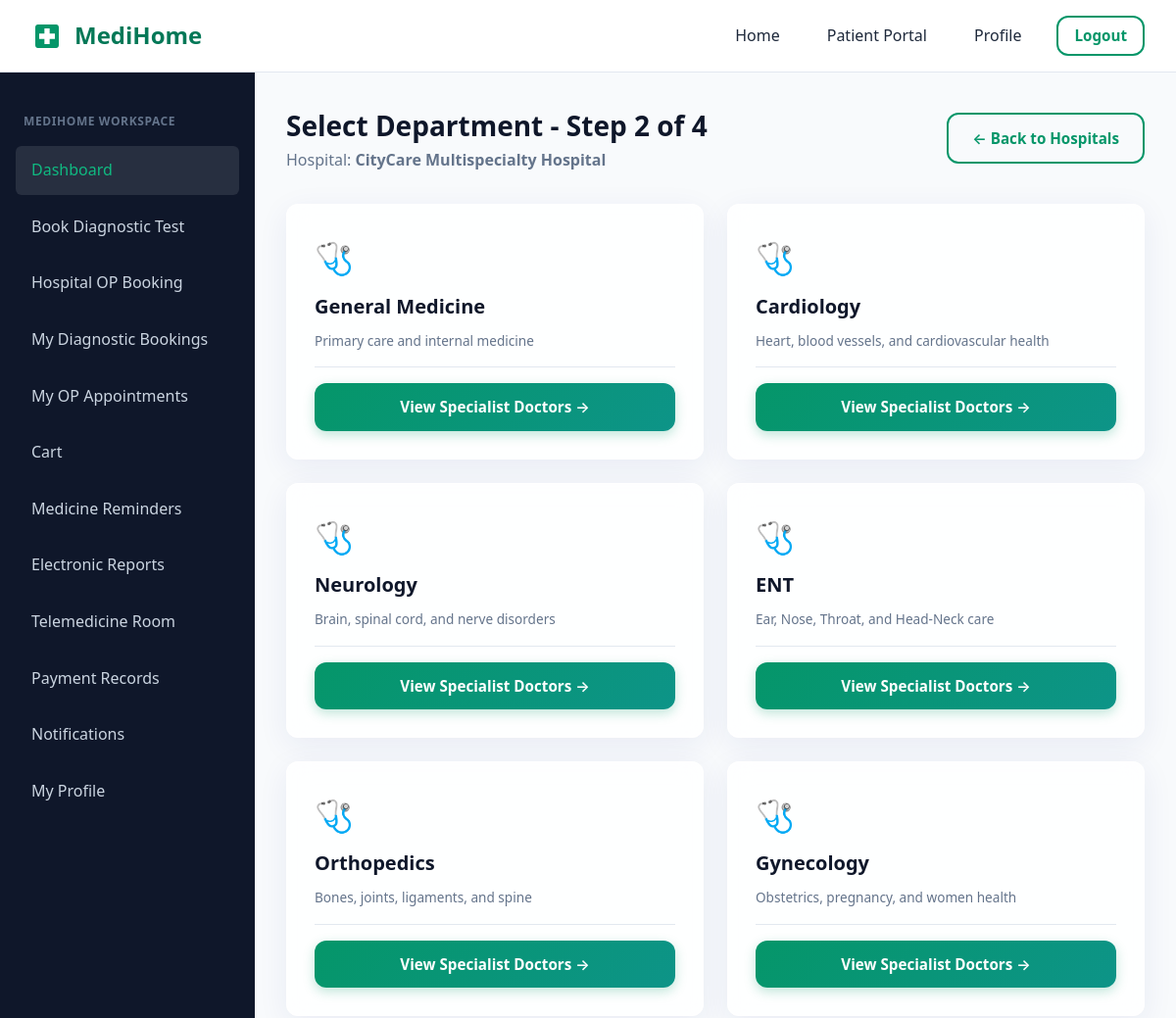
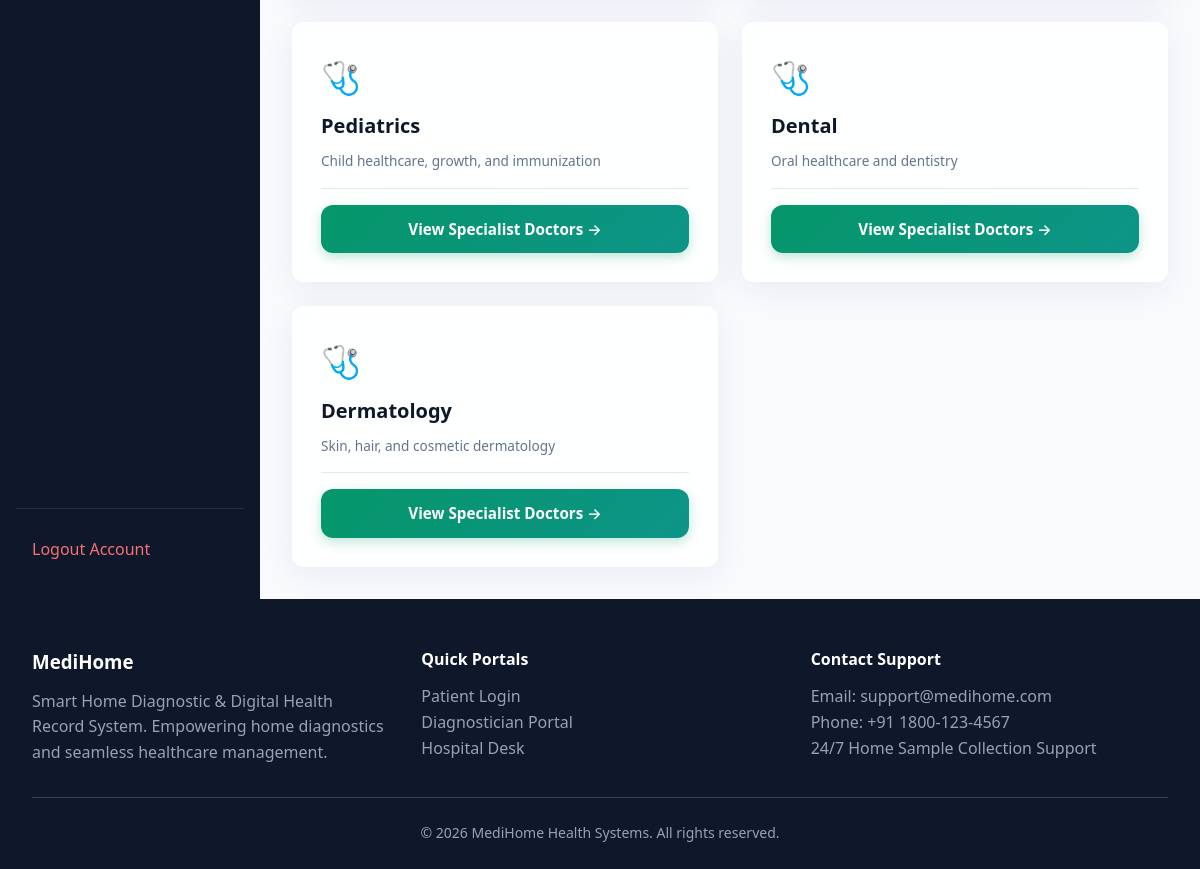
Page /hospitals/op-booking/hospital/1/ (signed in) on the committed database (2 pictures, top to bottom).
### hospitals/models.py (models this page shows, shortened)
class HospitalProfile(models.Model):
    user = models.OneToOneField(settings.AUTH_USER_MODEL, on_delete=models.CASCADE, related_name='hospital_profile')
    hospital_name = models.CharField(max_length=150)
    license_number = models.CharField(max_length=50)
    gst_number = models.CharField(max_length=50)
    emergency_contact = models.CharField(max_length=20)
    working_hours = models.CharField(max_length=100, default='24/7 Emergency & OPD 09:00 AM - 08:00 PM')
    address = models.TextField()
    latitude = models.DecimalField(max_digits=9, decimal_places=6, blank=True, null=True)
    longitude = models.DecimalField(max_digits=9, decimal_places=6, blank=True, null=True)
    logo = models.ImageField(upload_to='hospital_logos/', blank=True, null=True)
    is_approved_by_admin = models.BooleanField(default=False)
    created_at = models.DateTimeField(auto_now_add=True)

class Department(models.Model):
    STANDARD_DEPARTMENTS = [
        'General Medicine', 'Cardiology', 'Neurology', 'ENT',
        'Orthopedics', 'Gynecology', 'Pediatrics', 'Dental', 'Dermatology'
    ]
    hospital = models.ForeignKey(HospitalProfile, on_delete=models.CASCADE, related_name='departments')
    name = models.CharField(max_length=100)
    description = models.TextField(blank=True, null=True)
    class Meta:
        unique_together = ('hospital', 'name')

### hospitals/views.py (the view)
# urls.py: path('op-booking/hospital/<int:hospital_id>/', views.op_booking_departments_view, name='op_booking_departments'),
@patient_required
def op_booking_departments_view(request, hospital_id):
    hospital = get_object_or_404(HospitalProfile, id=hospital_id, is_approved_by_admin=True)
    departments = Department.objects.filter(hospital=hospital)
    return render(request, 'hospitals/op_booking_departments.html', {'hospital': hospital, 'departments': departments})

### accounts/models.py (called while the page is built)
    def is_patient(self):
        return self.role == self.Role.PATIENT

### templates/hospitals/op_booking_departments.html (shortened to what this page needs)
{% extends 'dashboard_base.html' %}
{% block dashboard_content %}
<div class="dashboard-header">
    <div>
        <h2 style="font-size: 1.75rem; color: var(--dark);">Select Department - Step 2 of 4</h2>
        <p style="color: var(--text-secondary);">Hospital: <strong>{{ hospital.hospital_name }}</strong></p>
    </div>
    <a href="{% url 'hospitals:op_booking' %}" class="btn btn-outline">← Back to Hospitals</a>
</div>
<div style="display: grid; grid-template-columns: repeat(auto-fill, minmax(280px, 1fr)); gap: 1.5rem;">
    {% for dept in departments %}
    <div class="glass-card" style="display: flex; flex-direction: column; justify-content: space-between;">
        <div>
            <div style="font-size: 2rem; margin-bottom: 0.5rem;">🩺</div>
            <h3 style="font-size: 1.25rem; color: var(--dark); font-weight: 700; margin-bottom: 0.5rem;">{{ dept.name }}</h3>
            <p style="font-size: 0.85rem; color: var(--text-secondary);">{{ dept.description|default:"Specialized clinical department" }}</p>
        </div>
        <div style="border-top: 1px solid var(--border); padding-top: 1rem; margin-top: 1rem;">
            <a href="{% url 'hospitals:op_booking_doctors' dept.id %}" class="btn btn-primary" style="width: 100%; text-align: center;">
                View Specialist Doctors →
            </a>
        </div>
    </div>
    {% empty %}
    <div class="glass-card" style="grid-column: 1 / -1; text-align: center; padding: 3rem;">
        <h3 style="color: var(--text-secondary);">No departments created yet for this hospital.</h3>
    </div>
    {% endfor %}
</div>
{% endblock %}

### static/css/style.css (style rules this page uses)
:root { --primary: #059669; --primary-hover: #047857; --primary-light: #d1fae5; --secondary: #0d9488; --accent: #10b981; --dark: #0f172a; --dark-surface: #1e293b; --text-primary: #1e293b; --text-secondary: #64748b; --text-muted: #94a3b8; --bg-light: #f8fafc; --white: #ffffff; --border: #e2e8f0; --shadow-sm: 0 1px 2px 0 rgba(0, 0, 0, 0.05); --shadow-md: 0 4px 6px -1px rgba(0, 0, 0, 0.1), 0 2px 4px -1px rgba(0, 0, 0, 0.06); --shadow-lg: 0 10px 15px -3px rgba(0, 0, 0, 0.1), 0 4px 6px -2px rgba(0, 0, 0, 0.05); --glass-bg: rgba(255, 255, 255, 0.85); --glass-border: rgba(255, 255, 255, 0.6); --glass-shadow: 0 8px 32px 0 rgba(31, 38, 135, 0.07); --radius-sm: 6px; --radius-md: 12px; --radius-lg: 20px; --transition: all 0.25s cubic-bezier(0.4, 0, 0.2, 1); }
* { margin: 0; padding: 0; box-sizing: border-box; }
body { font-family: system-ui, -apple-system, BlinkMacSystemFont, 'Segoe UI', Roboto, Oxygen, Ubuntu, Cantarell, 'Open Sans', 'Helvetica Neue', sans-serif; background-color: var(--bg-light); color: var(--text-primary); line-height: 1.6; min-height: 100vh; display: flex; flex-direction: column; }
a { color: var(--primary); text-decoration: none; transition: var(--transition); }
.glass-card { background: var(--glass-bg); backdrop-filter: blur(12px); -webkit-backdrop-filter: blur(12px); border: 1px solid var(--glass-border); box-shadow: var(--glass-shadow); border-radius: var(--radius-md); padding: 1.75rem; transition: var(--transition); }
.btn { display: inline-flex; align-items: center; justify-content: center; gap: 0.5rem; padding: 0.75rem 1.5rem; font-size: 0.95rem; font-weight: 600; border-radius: var(--radius-md); border: none; cursor: pointer; transition: var(--transition); }
.btn-primary { background: linear-gradient(135deg, var(--primary) 0%, var(--secondary) 100%); color: var(--white); box-shadow: 0 4px 12px rgba(5, 150, 105, 0.25); }
.btn-outline { background: transparent; border: 2px solid var(--primary); color: var(--primary); }

### static/css/dashboard.css (style rules this page uses)
.dashboard-header { display: flex; justify-content: space-between; align-items: center; margin-bottom: 2rem; }

### rows in the picture
HospitalProfile: hospital_name "CityCare Multispecialty Hospital"
Department: name "General Medicine", description "Primary care and internal medicine"
Department: name "Cardiology", description "Heart, blood vessels, and cardiovascular health"
Department: name "Neurology", description "Brain, spinal cord, and nerve disorders"
Department: name "ENT", description "Ear, Nose, Throat, and Head-Neck care"
Department: name "Orthopedics", description "Bones, joints, ligaments, and spine"
Department: name "Gynecology", description "Obstetrics, pregnancy, and women health"
Department: name "Pediatrics", description "Child healthcare, growth, and immunization"
Department: name "Dental", description "Oral healthcare and dentistry"
Department: name "Dermatology", description "Skin, hair, and cosmetic dermatology"
